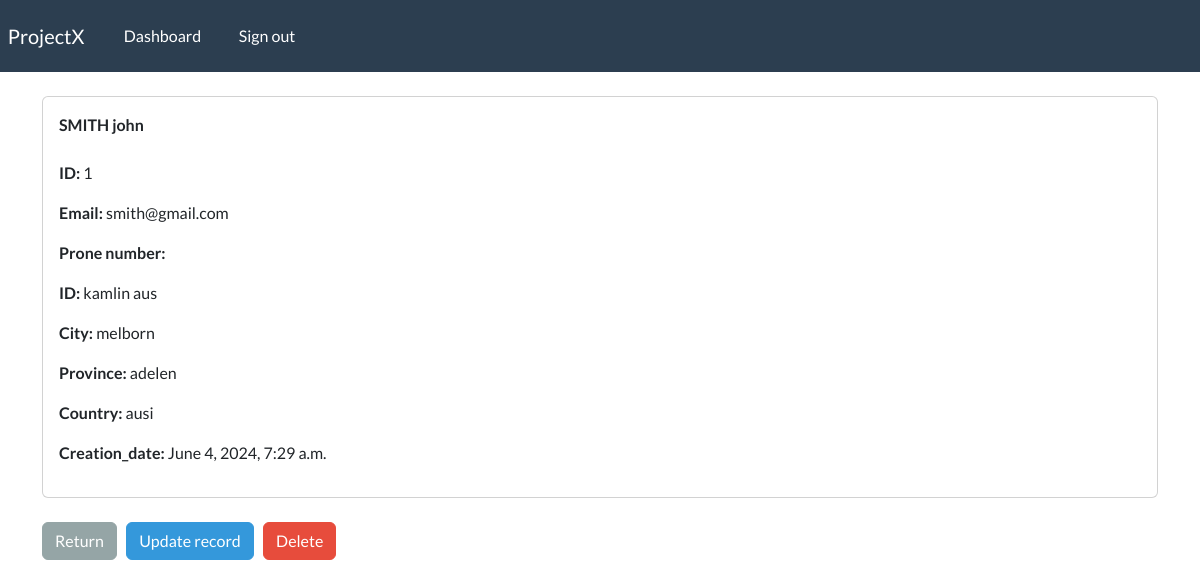
The app's page /record/1 (signed in), older data.
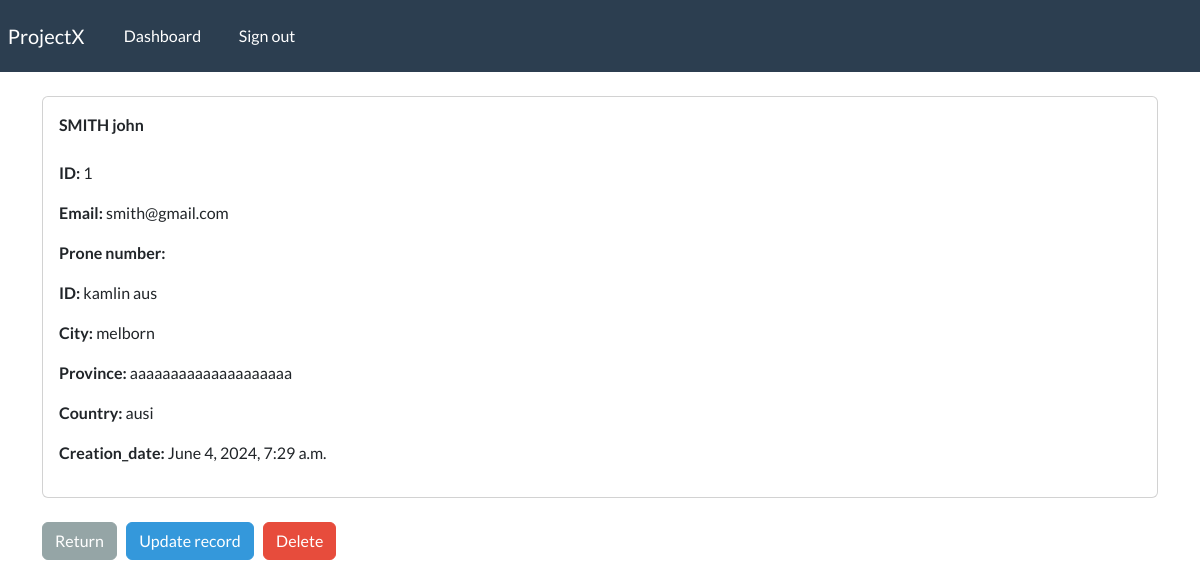
The same page, newer data.
### webapp/models.py (models this page shows, shortened)
class Record(models.Model):
    creation_date = models.DateTimeField(auto_now_add=True)
    first_name = models.CharField(max_length=100)
    last_name = models.CharField(max_length=100)
    email = models.CharField(max_length=255)
    phone = models.CharField(max_length=20)
    address = models.CharField(max_length=300)
    city = models.CharField(max_length=255)
    province = models.CharField(max_length=200)
    country = models.CharField(max_length=125)

### webapp/views.py (the view)
# urls.py: path('record/<int:pk>', views.singular_record, name="record"),
@login_required(login_url='my-login')
def singular_record(request, pk):
    all_records = Record.objects.get(id = pk)
    context = {'record': all_records}
    return render(request, 'webapp/view-record.html', context=context)

### webapp/templates/webapp/view-record.html (shortened to what this page needs)
{% extends 'webapp/base.html' %}
{% block content %}
    <div class="card">
        <div class="card-body">
            <strong>
                {{record.last_name | upper}}
                {{record.first_name}}
            </strong>
            <br>
            <br>
            <p> <strong> ID: </strong>  {{record.id}} </p>
            <p> <strong> Email: </strong>  {{record.email}} </p>
            <p> <strong> Prone number: </strong>  {{phone}} </p>
            <p> <strong> ID: </strong>   {{record.address}} </p>
            <p> <strong> City: </strong>   {{record.city}} </p>
            <p> <strong> Province: </strong>  {{record.province}} </p>
            <p> <strong> Country: </strong>  {{record.country}} </p>
            <p> <strong> Creation_date: </strong>  {{record.creation_date}} </p>
        </div>
    </div>
    <br>
    <a href=" {% url 'dashboard' %}" class="btn btn-secondary"> Return </a>
    <a href=" {% url 'update-record' record.id %}" class="btn btn-info"> Update record </a>
    <a href=" {% url '' %}" class="btn btn-danger"> Delete </a>
{% endblock %}

Row changes from the older to the newer data that the page shows:
changed Record "SMITH": province "adelen" → "aaaaaaaaaaaaaaaaaaaa"
